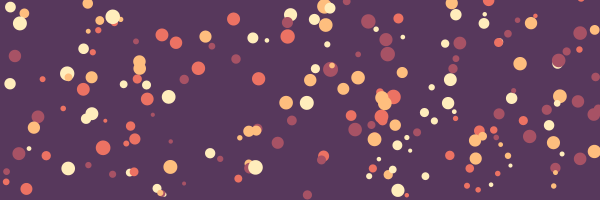
Frame 1 (no input)
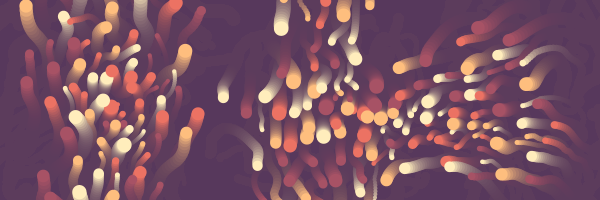
Frame 60 (the mouse pressed at the canvas centre just before this capture)
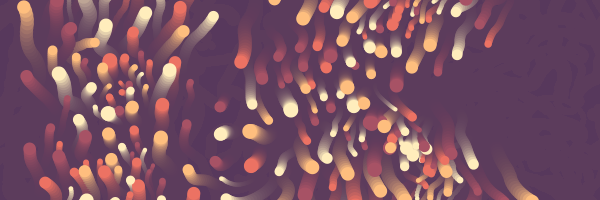
Frame 120 (the mouse held since frame 60 and released just before this capture)

The Processing sketch that drew these frames (run headless with seeded random() and noise(); from frame 60 on, the mouse is pressed at the canvas centre):

// Processing sketch: processing_156580
// ── processing_156580.pde

ArrayList <Mover> bouncers;

int bewegungsModus = 5;

boolean transparentBG = true;


void setup ()
{
  size (600, 200);
  smooth();

  bouncers = new ArrayList();

  for (int i = 0; i < 200; i++)
  {
    Mover m = new Mover();
    bouncers.add (m);
  }

  background (#57385c);
  frameRate (30);
}

void draw ()
{
  if (transparentBG)
  {
    fill (#57385c, 40);
    noStroke();
    rect (0, 0, width, height);
  } 
  else background (#57385c);


  int i = 0;
  while (i < bouncers.size () )
  {
    Mover m = bouncers.get(i);
    if (bewegungsModus != 5) m.update (bewegungsModus);
    else
    {
      m.flock (bouncers);
      m.move();
      m.checkEdges();
      m.display();
    }

    i = i + 1;
  }
}

class Mover
{
  PVector direction;
  PVector location;

  float speed;
  float SPEED;

  float noiseScale;
  float noiseStrength;
  float forceStrength;

  float ellipseSize;
  
  color c;


  Mover () // Konstruktor = setup der Mover Klasse
  {
    setRandomValues();
  }

  Mover (float x, float y) // Konstruktor = setup der Mover Klasse
  {
    setRandomValues ();
  }

  // SET ---------------------------

  void setRandomValues ()
  {
    location = new PVector (random (width), random (height));
    ellipseSize = random (4, 15);

    float angle = random (TWO_PI);
    direction = new PVector (cos (angle), sin (angle));

    speed = random (4, 7);
    SPEED = speed;
    noiseScale = 80;
    noiseStrength = 1;
    forceStrength = random (0.1, 0.2);
    
    setRandomColor();
  }

  void setRandomColor ()
  {
    int colorDice = (int) random (4);

    if (colorDice == 0) c = #ffedbc;
    else if (colorDice == 1) c = #A75265;
    else if (colorDice == 2) c = #ec7263;
    else c = #febe7e;
  }

  // GENEREL ------------------------------

  void update ()
  {
    update (0);
  }

  void update (int mode)
  {
    if (mode == 0) // bouncing ball
    {
      speed = SPEED * 0.7;
      move();
      checkEdgesAndBounce();
    }
    else if (mode == 1) // noise
    {
      speed = SPEED * 0.7;
      addNoise ();
      move();
      checkEdgesAndRelocate ();
    }
    else if (mode == 2) // steer
    {
      steer (mouseX, mouseY);
      move();
    }
    else if (mode == 3) // seek
    {
      speed = SPEED * 0.7;
      seek (mouseX, mouseY);
      move();
    }
    else // radial
    {
      speed = SPEED * 0.7;
      addRadial ();
      move();
      checkEdges();
    }

    display();
  }

  // FLOCK ------------------------------

  void flock (ArrayList <Mover> boids)
  {

    PVector other;
    float otherSize ;

    PVector cohesionSum = new PVector (0, 0);
    float cohesionCount = 0;

    PVector seperationSum = new PVector (0, 0);
    float seperationCount = 0;

    PVector alignSum = new PVector (0, 0);
    float speedSum = 0;
    float alignCount = 0;

    for (int i = 0; i < boids.size(); i++)
    {
      other = boids.get(i).location;
      otherSize = boids.get(i).ellipseSize;

      float distance = PVector.dist (other, location);


      if (distance > 0 && distance <70) //align + cohesion
      {
        cohesionSum.add (other);
        cohesionCount++;

        alignSum.add (boids.get(i).direction);
        speedSum += boids.get(i).speed;
        alignCount++;
      }

      if (distance > 0 && distance < (ellipseSize+otherSize)*1.2) // seperate bei collision
      {
        float angle = atan2 (location.y-other.y, location.x-other.x);

        seperationSum.add (cos (angle), sin (angle), 0);
        seperationCount++;
      }

      if (alignCount > 8 && seperationCount > 12) break;
    }

    // cohesion: bewege dich in die Mitte deiner Nachbarn
    // seperation: renne nicht in andere hinein
    // align: bewege dich in die Richtung deiner Nachbarn

    if (cohesionCount > 0)
    {
      cohesionSum.div (cohesionCount);
      cohesion (cohesionSum, 1);
    }

    if (alignCount > 0)
    {
      speedSum /= alignCount;
      alignSum.div (alignCount);
      align (alignSum, speedSum, 1.3);
    }

    if (seperationCount > 0)
    {
      seperationSum.div (seperationCount);
      seperation (seperationSum, 2);
    }
  }

  void cohesion (PVector force, float strength)
  {
    steer (force.x, force.y, strength);
  }

  void seperation (PVector force, float strength)
  {
    force.limit (strength*forceStrength);

    direction.add (force);
    direction.normalize();

    speed *= 1.1;
    speed = constrain (speed, 0, SPEED * 1.5);
  }

  void align (PVector force, float forceSpeed, float strength)
  {
    speed = lerp (speed, forceSpeed, strength*forceStrength);

    force.normalize();
    force.mult (strength*forceStrength);

    direction.add (force);
    direction.normalize();
  }

  // HOW TO MOVE ----------------------------

  void steer (float x, float y)
  {
    steer (x, y, 1);
  }

  void steer (float x, float y, float strength)
  {

    float angle = atan2 (y-location.y, x -location.x);

    PVector force = new PVector (cos (angle), sin (angle));
    force.mult (forceStrength * strength);

    direction.add (force);
    direction.normalize();

    float currentDistance = dist (x, y, location.x, location.y);

    if (currentDistance < 70)
    {
      speed = map (currentDistance, 0, 70, 0, SPEED);
    }
    else speed = SPEED;
  }

  void seek (float x, float y)
  {
    seek (x, y, 1);
  }

  void seek (float x, float y, float strength)
  {

    float angle = atan2 (y-location.y, x -location.x);

    PVector force = new PVector (cos (angle), sin (angle));
    force.mult (forceStrength * strength);

    direction.add (force);
    direction.normalize();
  }

  void addRadial ()
  {

    float m = noise (frameCount / (2*noiseScale));
    m = map (m, 0, 1, - 1.2, 1.2);

    float maxDistance = m * dist (0, 0, width/2, height/2);
    float distance = dist (location.x, location.y, width/2, height/2);

    float angle = map (distance, 0, maxDistance, 0, TWO_PI);

    PVector force = new PVector (cos (angle), sin (angle));
    force.mult (forceStrength);

    direction.add (force);
    direction.normalize();
  }

  void addNoise ()
  {

    float noiseValue = noise (location.x /noiseScale, location.y / noiseScale, frameCount / noiseScale);
    noiseValue*= TWO_PI * noiseStrength;

    PVector force = new PVector (cos (noiseValue), sin (noiseValue));
    //Processing 2.0:
    //PVector force = PVector.fromAngle (noiseValue);
    force.mult (forceStrength);
    direction.add (force);
    direction.normalize();
  }

  // MOVE -----------------------------------------

  void move ()
  {

    PVector velocity = direction.get();
    velocity.mult (speed);
    location.add (velocity);
  }

  // CHECK --------------------------------------------------------

  void checkEdgesAndRelocate ()
  {
    float diameter = ellipseSize;

    if (location.x < -diameter/2)
    {
      location.x = random (-diameter/2, width+diameter/2);
      location.y = random (-diameter/2, height+diameter/2);
    }
    else if (location.x > width+diameter/2)
    {
      location.x = random (-diameter/2, width+diameter/2);
      location.y = random (-diameter/2, height+diameter/2);
    }

    if (location.y < -diameter/2)
    {
      location.x = random (-diameter/2, width+diameter/2);
      location.y = random (-diameter/2, height+diameter/2);
    }
    else if (location.y > height + diameter/2)
    {
      location.x = random (-diameter/2, width+diameter/2);
      location.y = random (-diameter/2, height+diameter/2);
    }
  }


  void checkEdges ()
  {
    float diameter = ellipseSize;

    if (location.x < -diameter / 2)
    {
      location.x = width+diameter /2;
    }
    else if (location.x > width+diameter /2)
    {
      location.x = -diameter /2;
    }

    if (location.y < -diameter /2)
    {
      location.y = height+diameter /2;
    }
    else if (location.y > height+diameter /2)
    {
      location.y = -diameter /2;
    }
  }

  void checkEdgesAndBounce ()
  {
    float radius = ellipseSize / 2;

    if (location.x < radius )
    {
      location.x = radius ;
      direction.x = direction.x * -1;
    }
    else if (location.x > width-radius )
    {
      location.x = width-radius ;
      direction.x *= -1;
    }

    if (location.y < radius )
    {
      location.y = radius ;
      direction.y *= -1;
    }
    else if (location.y > height-radius )
    {
      location.y = height-radius ;
      direction.y *= -1;
    }
  }

  // DISPLAY ---------------------------------------------------------------

  void display ()
  {
  noStroke();
    fill (c);
    ellipse (location.x, location.y, ellipseSize, ellipseSize);
  }
}

void keyPressed ()
{
  if (key == ' ') transparentBG = !transparentBG;
  if (key == 'n')
  {
    float noiseScale = random (5, 400);
    float noiseStrength = random (0.5, 6);
    float forceStrength = random (0.5, 4);

    for (int i = 0; i < bouncers.size(); i++)
    {
      Mover currentMover = bouncers.get(i);
      currentMover.noiseScale = noiseScale;
      currentMover.noiseStrength = noiseStrength;
      currentMover.forceStrength = forceStrength;
    }
  }
}

void mousePressed ()
{
  if (mouseButton == LEFT)
  {
    bewegungsModus++;
    if (bewegungsModus > 5)
    {
      bewegungsModus = 0;
    }
  }
}
